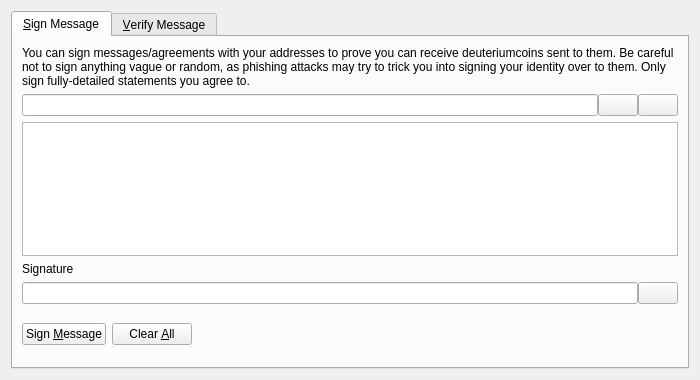
<?xml version="1.0" encoding="UTF-8"?>
<ui version="4.0">
 <class>SignVerifyMessageDialog</class>
 <widget class="QDialog" name="SignVerifyMessageDialog">
  <property name="geometry">
   <rect>
    <x>0</x>
    <y>0</y>
    <width>700</width>
    <height>380</height>
   </rect>
  </property>
  <property name="windowTitle">
   <string>Signatures - Sign / Verify a Message</string>
  </property>
  <property name="styleSheet">
   <string notr="true"/>
  </property>
  <property name="modal">
   <bool>true</bool>
  </property>
  <layout class="QVBoxLayout" name="verticalLayout">
   <item>
    <widget class="QTabWidget" name="tabWidget">
     <property name="currentIndex">
      <number>0</number>
     </property>
     <widget class="QWidget" name="tabSignMessage">
      <attribute name="title">
       <string>&amp;Sign Message</string>
      </attribute>
      <layout class="QVBoxLayout" name="verticalLayout_SM">
       <item>
        <widget class="QLabel" name="infoLabel_SM">
         <property name="text">
          <string>You can sign messages/agreements with your addresses to prove you can receive deuteriumcoins sent to them. Be careful not to sign anything vague or random, as phishing attacks may try to trick you into signing your identity over to them. Only sign fully-detailed statements you agree to.</string>
         </property>
         <property name="textFormat">
          <enum>Qt::PlainText</enum>
         </property>
         <property name="wordWrap">
          <bool>true</bool>
         </property>
        </widget>
       </item>
       <item>
        <layout class="QHBoxLayout" name="horizontalLayout_1_SM">
         <property name="spacing">
          <number>0</number>
         </property>
         <item>
          <widget class="QValidatedLineEdit" name="addressIn_SM">
           <property name="toolTip">
            <string>The Deuteriumcoin address to sign the message with</string>
           </property>
          </widget>
         </item>
         <item>
          <widget class="QPushButton" name="addressBookButton_SM">
           <property name="toolTip">
            <string>Choose previously used address</string>
           </property>
           <property name="styleSheet">
            <string notr="true"/>
           </property>
           <property name="text">
            <string/>
           </property>
           <property name="icon">
            <iconset>
             <normaloff>:/icons/address-book</normaloff>:/icons/address-book</iconset>
           </property>
           <property name="shortcut">
            <string>Alt+A</string>
           </property>
           <property name="autoDefault">
            <bool>false</bool>
           </property>
          </widget>
         </item>
         <item>
          <widget class="QPushButton" name="pasteButton_SM">
           <property name="toolTip">
            <string>Paste address from clipboard</string>
           </property>
           <property name="styleSheet">
            <string notr="true"/>
           </property>
           <property name="text">
            <string/>
           </property>
           <property name="icon">
            <iconset>
             <normaloff>:/icons/editpaste</normaloff>:/icons/editpaste</iconset>
           </property>
           <property name="shortcut">
            <string>Alt+P</string>
           </property>
           <property name="autoDefault">
            <bool>false</bool>
           </property>
          </widget>
         </item>
        </layout>
       </item>
       <item>
        <widget class="QPlainTextEdit" name="messageIn_SM">
         <property name="toolTip">
          <string>Enter the message you want to sign here</string>
         </property>
        </widget>
       </item>
       <item>
        <widget class="QLabel" name="signatureLabel_SM">
         <property name="text">
          <string>Signature</string>
         </property>
         <property name="textFormat">
          <enum>Qt::PlainText</enum>
         </property>
        </widget>
       </item>
       <item>
        <layout class="QHBoxLayout" name="horizontalLayout_2_SM">
         <property name="spacing">
          <number>0</number>
         </property>
         <item>
          <widget class="QLineEdit" name="signatureOut_SM">
           <property name="font">
            <font>
             <italic>true</italic>
            </font>
           </property>
           <property name="readOnly">
            <bool>true</bool>
           </property>
          </widget>
         </item>
         <item>
          <widget class="QPushButton" name="copySignatureButton_SM">
           <property name="toolTip">
            <string>Copy the current signature to the system clipboard</string>
           </property>
           <property name="styleSheet">
            <string notr="true"/>
           </property>
           <property name="text">
            <string/>
           </property>
           <property name="icon">
            <iconset>
             <normaloff>:/icons/editcopy</normaloff>:/icons/editcopy</iconset>
           </property>
           <property name="autoDefault">
            <bool>false</bool>
           </property>
          </widget>
         </item>
        </layout>
       </item>
       <item>
        <layout class="QHBoxLayout" name="horizontalLayout_3_SM">
         <item>
          <widget class="QPushButton" name="signMessageButton_SM">
           <property name="toolTip">
            <string>Sign the message to prove you own this Deuteriumcoin address</string>
           </property>
           <property name="styleSheet">
            <string notr="true"/>
           </property>
           <property name="text">
            <string>Sign &amp;Message</string>
           </property>
           <property name="icon">
            <iconset>
             <normaloff>:/icons/edit</normaloff>:/icons/edit</iconset>
           </property>
           <property name="autoDefault">
            <bool>false</bool>
           </property>
          </widget>
         </item>
         <item>
          <widget class="QPushButton" name="clearButton_SM">
           <property name="toolTip">
            <string>Reset all sign message fields</string>
           </property>
           <property name="styleSheet">
            <string notr="true"/>
           </property>
           <property name="text">
            <string>Clear &amp;All</string>
           </property>
           <property name="icon">
            <iconset>
             <normaloff>:/icons/remove</normaloff>:/icons/remove</iconset>
           </property>
           <property name="autoDefault">
            <bool>false</bool>
           </property>
          </widget>
         </item>
         <item>
          <spacer name="horizontalSpacer_1_SM">
           <property name="orientation">
            <enum>Qt::Horizontal</enum>
           </property>
           <property name="sizeHint" stdset="0">
            <size>
             <width>40</width>
             <height>48</height>
            </size>
           </property>
          </spacer>
         </item>
         <item>
          <widget class="QLabel" name="statusLabel_SM">
           <property name="font">
            <font>
             <weight>75</weight>
             <bold>true</bold>
            </font>
           </property>
           <property name="text">
            <string/>
           </property>
           <property name="wordWrap">
            <bool>true</bool>
           </property>
          </widget>
         </item>
         <item>
          <spacer name="horizontalSpacer_2_SM">
           <property name="orientation">
            <enum>Qt::Horizontal</enum>
           </property>
           <property name="sizeHint" stdset="0">
            <size>
             <width>40</width>
             <height>48</height>
            </size>
           </property>
          </spacer>
         </item>
        </layout>
       </item>
      </layout>
     </widget>
     <widget class="QWidget" name="tabVerifyMessage">
      <attribute name="title">
       <string>&amp;Verify Message</string>
      </attribute>
      <layout class="QVBoxLayout" name="verticalLayout_VM">
       <item>
        <widget class="QLabel" name="infoLabel_VM">
         <property name="text">
          <string>Enter the receiver's address, message (ensure you copy line breaks, spaces, tabs, etc. exactly) and signature below to verify the message. Be careful not to read more into the signature than what is in the signed message itself, to avoid being tricked by a man-in-the-middle attack. Note that this only proves the signing party receives with the address, it cannot prove sendership of any transaction!</string>
         </property>
         <property name="textFormat">
          <enum>Qt::PlainText</enum>
         </property>
         <property name="alignment">
          <set>Qt::AlignLeading|Qt::AlignLeft|Qt::AlignTop</set>
         </property>
         <property name="wordWrap">
          <bool>true</bool>
         </property>
        </widget>
       </item>
       <item>
        <layout class="QHBoxLayout" name="horizontalLayout_1_VM">
         <property name="spacing">
          <number>0</number>
         </property>
         <item>
          <widget class="QValidatedLineEdit" name="addressIn_VM">
           <property name="toolTip">
            <string>The Deuteriumcoin address the message was signed with</string>
           </property>
           <property name="styleSheet">
            <string notr="true"/>
           </property>
          </widget>
         </item>
         <item>
          <widget class="QPushButton" name="addressBookButton_VM">
           <property name="toolTip">
            <string>Choose previously used address</string>
           </property>
           <property name="styleSheet">
            <string notr="true"/>
           </property>
           <property name="text">
            <string/>
           </property>
           <property name="icon">
            <iconset>
             <normaloff>:/icons/address-book</normaloff>:/icons/address-book</iconset>
           </property>
           <property name="shortcut">
            <string>Alt+A</string>
           </property>
           <property name="autoDefault">
            <bool>false</bool>
           </property>
          </widget>
         </item>
        </layout>
       </item>
       <item>
        <widget class="QPlainTextEdit" name="messageIn_VM">
         <property name="styleSheet">
          <string notr="true"/>
         </property>
        </widget>
       </item>
       <item>
        <widget class="QValidatedLineEdit" name="signatureIn_VM">
         <property name="styleSheet">
          <string notr="true"/>
         </property>
        </widget>
       </item>
       <item>
        <layout class="QHBoxLayout" name="horizontalLayout_2_VM">
         <item>
          <widget class="QPushButton" name="verifyMessageButton_VM">
           <property name="toolTip">
            <string>Verify the message to ensure it was signed with the specified Deuteriumcoin address</string>
           </property>
           <property name="styleSheet">
            <string notr="true"/>
           </property>
           <property name="text">
            <string>Verify &amp;Message</string>
           </property>
           <property name="icon">
            <iconset>
             <normaloff>:/icons/transaction_0</normaloff>:/icons/transaction_0</iconset>
           </property>
           <property name="autoDefault">
            <bool>false</bool>
           </property>
          </widget>
         </item>
         <item>
          <widget class="QPushButton" name="clearButton_VM">
           <property name="toolTip">
            <string>Reset all verify message fields</string>
           </property>
           <property name="styleSheet">
            <string notr="true"/>
           </property>
           <property name="text">
            <string>Clear &amp;All</string>
           </property>
           <property name="icon">
            <iconset>
             <normaloff>:/icons/remove</normaloff>:/icons/remove</iconset>
           </property>
           <property name="autoDefault">
            <bool>false</bool>
           </property>
          </widget>
         </item>
         <item>
          <spacer name="horizontalSpacer_1_VM">
           <property name="orientation">
            <enum>Qt::Horizontal</enum>
           </property>
           <property name="sizeHint" stdset="0">
            <size>
             <width>40</width>
             <height>48</height>
            </size>
           </property>
          </spacer>
         </item>
         <item>
          <widget class="QLabel" name="statusLabel_VM">
           <property name="font">
            <font>
             <weight>75</weight>
             <bold>true</bold>
            </font>
           </property>
           <property name="text">
            <string/>
           </property>
           <property name="wordWrap">
            <bool>true</bool>
           </property>
          </widget>
         </item>
         <item>
          <spacer name="horizontalSpacer_2_VM">
           <property name="orientation">
            <enum>Qt::Horizontal</enum>
           </property>
           <property name="sizeHint" stdset="0">
            <size>
             <width>40</width>
             <height>48</height>
            </size>
           </property>
          </spacer>
         </item>
        </layout>
       </item>
      </layout>
     </widget>
    </widget>
   </item>
  </layout>
 </widget>
 <customwidgets>
  <customwidget>
   <class>QValidatedLineEdit</class>
   <extends>QLineEdit</extends>
   <header>qvalidatedlineedit.h</header>
  </customwidget>
 </customwidgets>
 <resources/>
 <connections/>
</ui>
